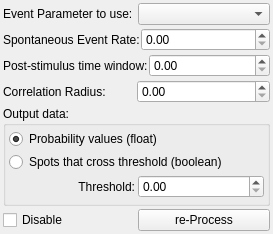
<?xml version="1.0" encoding="UTF-8"?>
<ui version="4.0">
 <class>Form</class>
 <widget class="QWidget" name="Form">
  <property name="geometry">
   <rect>
    <x>0</x>
    <y>0</y>
    <width>273</width>
    <height>234</height>
   </rect>
  </property>
  <property name="windowTitle">
   <string>Form</string>
  </property>
  <layout class="QGridLayout" name="gridLayout">
   <property name="margin">
    <number>3</number>
   </property>
   <property name="spacing">
    <number>3</number>
   </property>
   <item row="1" column="0" colspan="2">
    <layout class="QHBoxLayout" name="horizontalLayout">
     <property name="spacing">
      <number>1</number>
     </property>
     <item>
      <widget class="QLabel" name="label">
       <property name="text">
        <string>Spontaneous Event Rate:</string>
       </property>
      </widget>
     </item>
     <item>
      <widget class="SpinBox" name="spontSpin">
       <property name="suffix">
        <string/>
       </property>
      </widget>
     </item>
    </layout>
   </item>
   <item row="2" column="0" colspan="2">
    <layout class="QHBoxLayout" name="horizontalLayout_2">
     <property name="spacing">
      <number>1</number>
     </property>
     <item>
      <widget class="QLabel" name="label_2">
       <property name="text">
        <string>Post-stimulus time window:</string>
       </property>
      </widget>
     </item>
     <item>
      <widget class="SpinBox" name="deltaTSpin"/>
     </item>
    </layout>
   </item>
   <item row="3" column="0" colspan="2">
    <layout class="QHBoxLayout" name="horizontalLayout_3">
     <property name="spacing">
      <number>1</number>
     </property>
     <item>
      <widget class="QLabel" name="label_3">
       <property name="text">
        <string>Correlation Radius:</string>
       </property>
      </widget>
     </item>
     <item>
      <widget class="SpinBox" name="radiusSpin"/>
     </item>
    </layout>
   </item>
   <item row="6" column="0">
    <widget class="QCheckBox" name="disableChk">
     <property name="text">
      <string>Disable</string>
     </property>
    </widget>
   </item>
   <item row="6" column="1">
    <widget class="QPushButton" name="processBtn">
     <property name="text">
      <string>re-Process</string>
     </property>
    </widget>
   </item>
   <item row="5" column="0" colspan="2">
    <widget class="QGroupBox" name="groupBox">
     <property name="title">
      <string>Output data:</string>
     </property>
     <layout class="QGridLayout" name="gridLayout_2">
      <property name="margin">
       <number>3</number>
      </property>
      <property name="spacing">
       <number>3</number>
      </property>
      <item row="0" column="0" colspan="2">
       <widget class="QRadioButton" name="probabilityRadio">
        <property name="text">
         <string>Probability values (float)</string>
        </property>
        <property name="checked">
         <bool>true</bool>
        </property>
       </widget>
      </item>
      <item row="2" column="1">
       <widget class="SpinBox" name="thresholdSpin">
        <property name="enabled">
         <bool>true</bool>
        </property>
       </widget>
      </item>
      <item row="2" column="0">
       <widget class="QLabel" name="label_4">
        <property name="text">
         <string>Threshold:</string>
        </property>
        <property name="alignment">
         <set>Qt::AlignRight|Qt::AlignTrailing|Qt::AlignVCenter</set>
        </property>
       </widget>
      </item>
      <item row="1" column="0" colspan="2">
       <widget class="QRadioButton" name="thresholdRadio">
        <property name="text">
         <string>Spots that cross threshold (boolean)</string>
        </property>
       </widget>
      </item>
     </layout>
    </widget>
   </item>
   <item row="0" column="1">
    <widget class="ComboBox" name="eventCombo"/>
   </item>
   <item row="0" column="0">
    <widget class="QLabel" name="label_5">
     <property name="text">
      <string>Event Parameter to use:</string>
     </property>
    </widget>
   </item>
  </layout>
 </widget>
 <customwidgets>
  <customwidget>
   <class>ComboBox</class>
   <extends>QComboBox</extends>
   <header>acq4.pyqtgraph.widgets.ComboBox</header>
  </customwidget>
  <customwidget>
   <class>SpinBox</class>
   <extends>QDoubleSpinBox</extends>
   <header>acq4.pyqtgraph.widgets.SpinBox</header>
  </customwidget>
 </customwidgets>
 <resources/>
 <connections/>
</ui>
